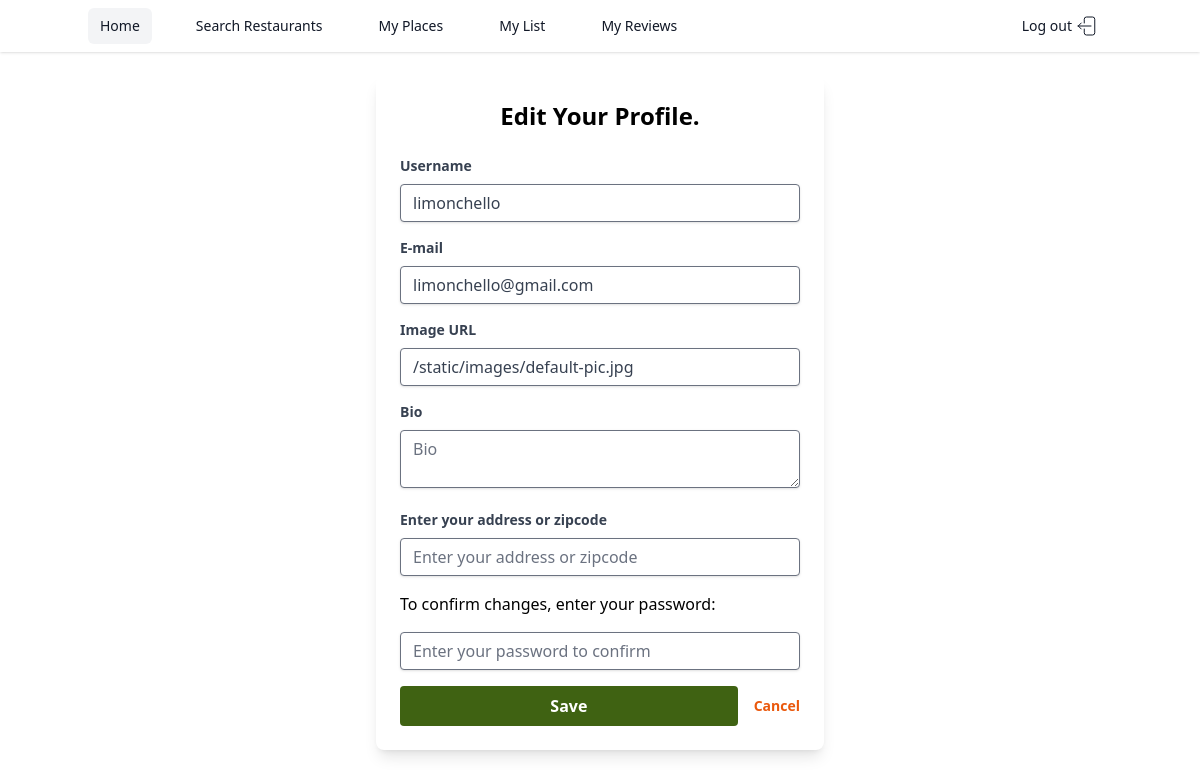
Before: /edit/1 (signed in) with the older database file.
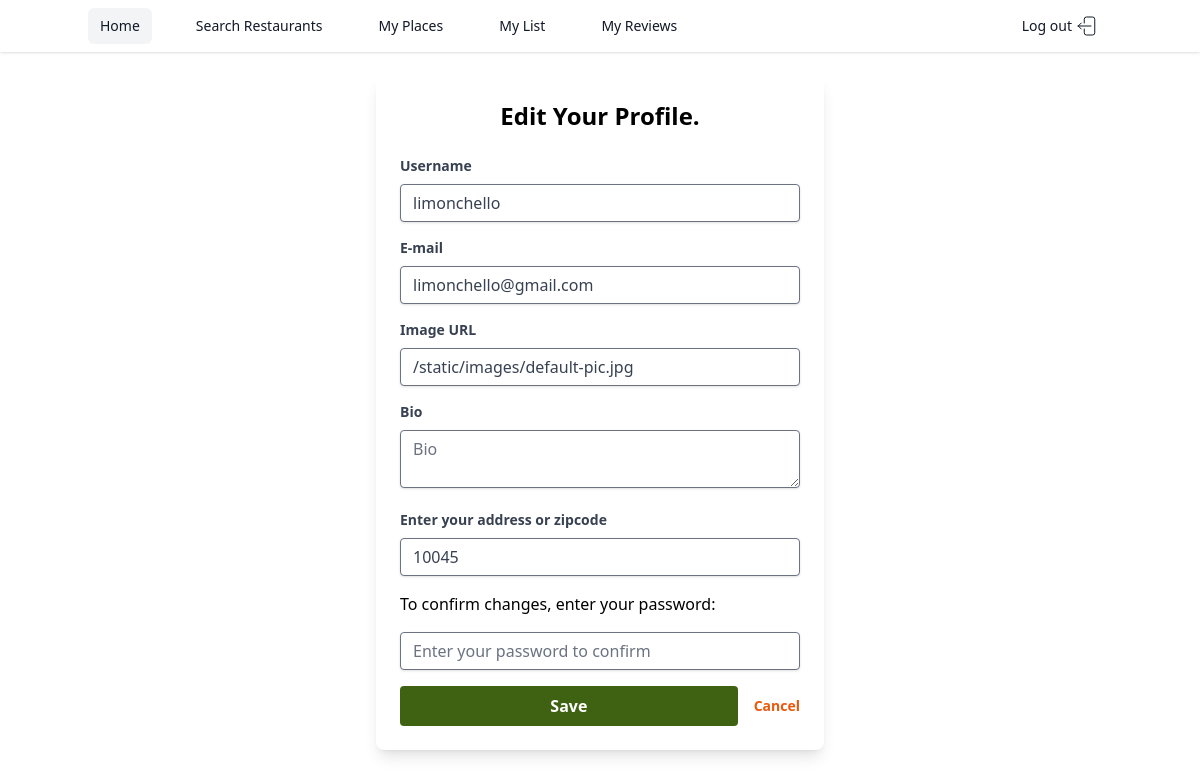
After: the same page with the newer database file.
### models.py (models this page shows, shortened)
class User(db.Model):
    __tablename__ = 'users'
    id = db.Column(
        db.Integer,
        primary_key=True,
    )
    email = db.Column(
        db.Text,
        nullable=False,
        unique=True,
    )
    username = db.Column(
        db.Text,
        nullable=False,
        unique=True,
    )
    location = db.Column(
        db.Text,
    )
    password = db.Column(
        db.Text,
        nullable=False,
    )
    bio = db.Column(
        db.Text,
    )
    image_url = db.Column(
        db.Text,
        default="/static/images/default-pic.jpg",
    )
    followers = db.relationship(
        "User",
        secondary="follows",
        primaryjoin=(Follows.user_being_followed_id == id),
        secondaryjoin=(Follows.user_following_id == id)
    )
    following = db.relationship(
        "User",
        secondary="follows",
        primaryjoin=(Follows.user_following_id == id),
        secondaryjoin=(Follows.user_being_followed_id == id)
    )
    reviews = db.relationship('Review', backref = "user" )
    favorites_restaurants = db.relationship('Restaurant', secondary = "favorites", backref = "favorited_by_users")
    wishlist_restaurants = db.relationship('Restaurant', secondary = "wishlist_restaurants", backref = "wishlisted_by_users")
    visited_restaurants = db.relationship('Restaurant', secondary = "visited_restaurants", backref = "visited_by_users")

### app.py (the view, shortened to what this page needs)
@app.route('/edit/<int:user_id>', methods=['GET', 'POST'])
def edit_user_profile(user_id):
    if not g.user or g.user.id != user_id :
        flash("Access unauthorized.")
        return redirect("/")
    user = User.query.get_or_404(user_id)
    form = UserEditForm(obj=user)
    return render_template('page_edit_user_profile.html', user=user, user_id=user.id, form=form)

### forms.py
class UserEditForm(FlaskForm):
    username = StringField('Username', validators=[DataRequired()])
    email = StringField('E-mail', validators=[DataRequired(), Email()])
    password = PasswordField('Password', validators=[Length(min=6)])
    image_url = StringField('Image URL')
    bio = TextAreaField('Bio')
    location = StringField('Enter your address or zipcode')

### app.py (called while the page is built)
@app.before_request
def add_user_to_g():
    if CURR_USER_KEY in session:
        g.user = User.query.get(session[CURR_USER_KEY])
    else:
        g.user = None

@app.after_request
def add_header(req):
    req.headers["Cache-Control"] = "no-cache, no-store, must-revalidate"
    req.headers["Pragma"] = "no-cache"
    req.headers["Expires"] = "0"
    req.headers['Cache-Control'] = 'public, max-age=0'
    return req

### templates/page_edit_user_profile.html (shortened to what this page needs)
{% extends 'base.html' %}
{% block content %}
<div class="flex justify-center items-start min-h-screen bg-white mt-6">
  <div class="w-full max-w-md bg-white rounded-lg shadow-lg p-6">
    <h2 class="text-2xl font-bold text-center mb-6">Edit Your Profile.</h2>
    <form method="POST" id="user_edit_form">
      {% for field in form if field.widget.input_type != 'hidden' and field.name != 'password' %}
        <div class="mb-4">
          {{ field.label(class="block text-gray-700 text-sm font-bold mb-2") }}
          {{ field(placeholder=field.label.text, class="shadow appearance-none border rounded w-full py-2 px-3 text-gray-700 leading-tight focus:outline-none focus:shadow-outline") }}
        </div>
      {% endfor %}
      <p class="mb-4">To confirm changes, enter your password:</p>
      <div class="mb-4">
        {{ form.password(placeholder="Enter your password to confirm", class="shadow appearance-none border rounded w-full py-2 px-3 text-gray-700 leading-tight focus:outline-none focus:shadow-outline") }}
      </div>
      <div class="flex items-center justify-between">
        <button type="submit" class="w-full bg-lime-800 hover:bg-lime-700 text-white font-bold py-2 px-4 rounded focus:outline-none focus:shadow-outline">
          Save
        </button>
        <a href="{{ url_for('users_show', user_id=g.user.id) }}" class="inline-block align-baseline font-bold text-sm text-orange-600 hover:text-orange-800 ml-4">
          Cancel
        </a>
      </div>
    </form>
  </div>
</div>
{% endblock %}

Changed rows visible on the page:
changed User "limonchello": location (not shown) → "10045"
